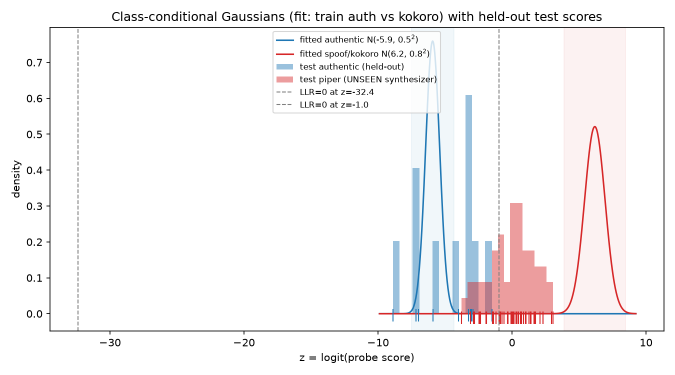
#> input picture data/gaussian_confidence.png, 1350 x 750 px (shown at 1/2 size)
$ python -i degrade.py   (imports and definitions only)
#> lines starting #> are read from the running program, lines starting #| are printed output that depends on the picture
"""
Compound degradation engine.

Why this file exists: the NTIRE 2026 Robust Deepfake Detection Challenge (337
participants) was built entirely around the finding that detection performance is
"nearly worthless in the real world if it suffers under exposure to even slight
image degradation" -- both accidental (platform re-encoding) and malicious
(laundering deliberately aimed at a detector's weak band). Top solutions trained
against randomised multi-operation degradation pipelines.

And Deepfake-Eval-2024 quantified the gap: open-source SOTA detectors lose ~45%
AUC on images, ~50% on video, ~48% on audio when moved from academic benchmarks
to media actually circulating online, with many landing near 0.5 -- chance.

So: augment against the distribution channel, not against generic vision augs.
CRITICAL: apply the identical degradation distribution to BOTH classes, or you
have just built a shortcut.
"""
from __future__ import annotations

import io

import numpy as np
from PIL import Image, ImageEnhance, ImageFilter

__all__ = ["DegradationEngine", "jpeg", "rescale", "blur", "noise",
           "screenshot_sim", "QUALITY_BUCKETS", "quality_bucket"]

QUALITY_BUCKETS = ("native", "q_high", "q_mid", "q_low")


def _pil(img):
    return img if isinstance(img, Image.Image) else Image.fromarray(np.asarray(img))


def jpeg(img, quality: int):
    """Re-encode. The single most important augmentation in this domain --
    it attacks exactly the high-frequency band spectral detectors live in."""
    buf = io.BytesIO()
    _pil(img).convert("RGB").save(buf, format="JPEG", quality=int(quality))
    buf.seek(0)
    return Image.open(buf).convert("RGB")


# [5 lines left out: function rescale, not called in this run]


def blur(img, radius: float):
    return _pil(img).filter(ImageFilter.GaussianBlur(radius=float(radius)))


# [5 lines left out: function noise, not called in this run]


def contrast(img, f: float):
    return ImageEnhance.Contrast(_pil(img).convert("RGB")).enhance(float(f))


def saturation(img, f: float):
    return ImageEnhance.Color(_pil(img).convert("RGB")).enhance(float(f))


# [16 lines left out: function screenshot_sim, not called in this run]


class DegradationEngine:
    """Randomised compound pipeline: sample k ops from the menu and apply in order.

    Usage
    -----
    eng = DegradationEngine(seed=0)
    out, recipe = eng(img)                     # random severity
    out, recipe = eng(img, severity="heavy")   # forced band
    `recipe` is logged so every degraded sample stays reproducible -- that is the
    difference between an experiment and an anecdote.
    """

    SEVERITY = {
        "light": dict(k=(1, 2), jpeg_q=(80, 95), scale=(0.85, 1.0),
                      blur_r=(0.0, 0.5), noise_s=(0.0, 2.0)),
        "medium": dict(k=(2, 3), jpeg_q=(55, 80), scale=(0.6, 0.9),
                       blur_r=(0.3, 1.2), noise_s=(1.0, 5.0)),
        "heavy": dict(k=(3, 5), jpeg_q=(25, 55), scale=(0.35, 0.7),
                      blur_r=(0.8, 2.5), noise_s=(3.0, 10.0)),
    }

    def __init__(self, seed: int = 0, p_screenshot: float = 0.10):
        self.rng = np.random.default_rng(seed)
        self.p_screenshot = p_screenshot

    def __call__(self, img, severity: str | None = None):
        sev = severity or str(self.rng.choice(["light", "medium", "heavy"], p=[0.4, 0.4, 0.2]))
        cfg = self.SEVERITY[sev]
        im = _pil(img).convert("RGB")
        recipe = [f"severity={sev}"]

        if self.rng.random() < self.p_screenshot:
            im = screenshot_sim(im, self.rng)
            recipe.append("screenshot_sim")

        menu = ["jpeg", "rescale", "blur", "noise", "contrast", "saturation", "jpeg2"]
        k = int(self.rng.integers(cfg["k"][0], cfg["k"][1] + 1))
        ops = list(self.rng.choice(menu, size=min(k, len(menu)), replace=False))
        # a second JPEG pass at the end is the common real-world case (cyclic re-encode)
        if "jpeg2" in ops:
            ops = [o for o in ops if o != "jpeg2"] + ["jpeg"]

        for op in ops:
            if op == "jpeg":
                q = int(self.rng.integers(*cfg["jpeg_q"]))
                im = jpeg(im, q); recipe.append(f"jpeg(q={q})")
            elif op == "rescale":
                f = float(self.rng.uniform(*cfg["scale"]))
                im = rescale(im, f); recipe.append(f"rescale({f:.2f})")
            elif op == "blur":
                r = float(self.rng.uniform(*cfg["blur_r"]))
                if r > 0.05:
                    im = blur(im, r); recipe.append(f"blur({r:.2f})")
            elif op == "noise":
                s = float(self.rng.uniform(*cfg["noise_s"]))
                if s > 0.1:
                    im = noise(im, s, self.rng); recipe.append(f"noise({s:.1f})")
            elif op == "contrast":
                f = float(self.rng.uniform(0.8, 1.25))
                im = contrast(im, f); recipe.append(f"contrast({f:.2f})")
            elif op == "saturation":
                f = float(self.rng.uniform(0.8, 1.25))
                im = saturation(im, f); recipe.append(f"sat({f:.2f})")

        return im, "|".join(recipe)

    # [19 lines left out: functions sweep, quality_bucket, not called in this run]

>>> import cv2
>>> picture = cv2.imread('../data/gaussian_confidence.png', cv2.IMREAD_GRAYSCALE)
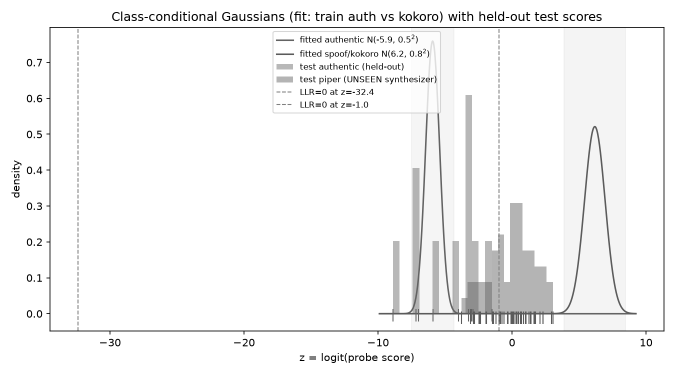
#> picture: shape (750, 1350) (shown at 1/2 size); min 0, max 255, mean 244.8
>>> result = DegradationEngine()(picture)
